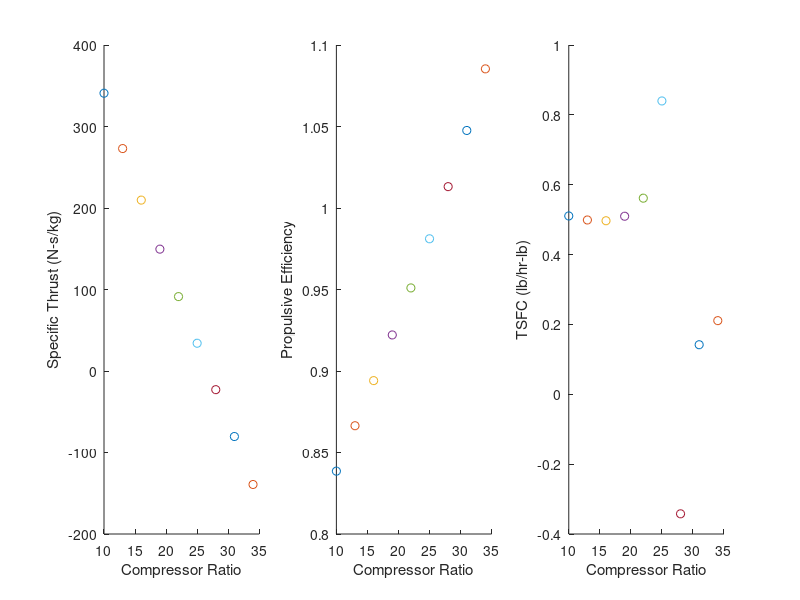

This figure's MATLAB source:
clc; clear all; close all;
M = 3;
pa = 17873.9% Pa
rhoa = 0.287407% kg/m3
Ta = 216.650% K
y = 1.4
R = 287; %j/kg-K
cp = y*R/(y-1);
sos = sqrt(1.4*pa/rhoa);
LHV = 43e6; %j/kg
FoA = 170.34/(18.5*32+18.5*3.76*28);
B = 32.22*pi()/180;
pr1 = (((y+1)/2)*M*M*(sin(B))^2)
pr2 = (1+((y-1)/2)*M*M*(sin(B))^2)
pr3 = (((2*y)/(y+1))*M*M*(sin(B))^2-(y-1)/(y+1))
p_ratio_wedge = ((pr1/pr2)^(y/(y-1)))*(1/pr3)^(1/(y-1))
ploss_wedge = pa-pa*p_ratio_wedge
p_wedge = pa*p_ratio_wedge

pr4 = (1+((y-1)/2)*M*M)
pr5 = y*M*M*(sin(B))^2-((y-1)/2)
pr6 = M*M*(cos(B))^2
pr7 = pr2
M2 = sqrt(pr4/pr5+pr6/pr7)


pn1 = (((y+1)/2)*M2*M2);
pn2 = (1+((y-1)/2)*M2*M2);
pn3 = (((2*y)/(y+1))*M2*M2-(y-1)/(y+1));
p_ratio_nozzel = ((pn1/pn2)^(y/(y-1)))*(1/pn3)^(1/(y-1))
p_loss_nozzel = p_wedge-p_wedge*p_ratio_nozzel

total_loss = p_loss_nozzel+ploss_wedge % 8.2254e+03 Pa
total_ratio = (pa-total_loss)/pa       %0.5398

%The angle of the wedge can be increased, to induce a larger oblique shock 
%and therfore a smaller normal shock pressure loss. Two small shocks are
%better at maintaining stagnation pressure than a single big normal shock, 
%therefore the case with the bigger oblique shock has less total losses. 

%%%%%% b %%%%%%
%scramjet
%Atmosphere
p0a = pa*(1+(y-1)*M*M/2)^(y/(y-1));
T0a = Ta*(1+(y-1)*M*M/2);

%Diffuser/intake
p01 = p0a-total_loss;

tratio1 = ((1+((y-1)/2)*M*M)/(1+((y-1)/2)*M2*M2))
tratio2 = (1+((y-1)/2)*M*M*sin(B)^2)*(((2*y)/(y-1))*M*M*sin(B)^2)/((((y+1)^2)/(2*(y-1)))*M*M*sin(B)^2)
T01 = tratio1*tratio2*Ta
%Combustor
T04 = 1700
p04 = p01

phi = (T04-T01)*cp/(FoA*LHV)
%nozzel
Ve_c = sqrt(2*(y/(y-1))*R*T04.*(1-(pa./p04).^((y-1)/y)));

V = sos*M;
Thrust = (Ve_c-V) %(specific)  595
TSFC = 3600*4.44*phi*FoA./Thrust    % 0.7895 lbm/hr-lbf


%%%%%% c %%%%%%
%turbojet

HP_comp_r = 10;
while HP_comp_r<35;
%Diffuser
p01 = p0a;
T01 = T0a;


%HP compressor

p03 = HP_comp_r*p01;
n_comp = 0.9;
T03 = T01*(1+(1/n_comp)*(HP_comp_r^((y-1)/y)-1));

%Combustor
LHV = 43e6; %j/kg
% C12H26 + 18.5 (O2 + 3.76N2) -> 12 CO2 + 13 H2O + 69.56 N2
FoA = 170.34/(18.5*32+18.5*3.76*28);% fuel to air ratio
p04 = p03;


T04 = 1700;
phi = (T04-T03)*cp/(FoA*LHV);
%HP turbine
n_turb = 0.95;
T05 = T04 - (T01/n_comp)*(((HP_comp_r)^((y-1)/y))-1);
p05 = p04*(1-(1/(n_comp*n_turb*T04))*T01*(((HP_comp_r)^((y-1)/y))-1))^(y/(y-1));


%nozzel
Ve_c_t = sqrt(2*(y/(y-1))*R*T05.*(1-(pa./p05).^((y-1)/y)));


sos = sqrt(1.4*pa/rhoa);
V = sos*M;
Thrust = (Ve_c_t-V);
TSFC = 3600*4.44*phi*FoA./Thrust;
Np = (2*V/Ve_c_t)/(1+V/Ve_c_t);


figure(1)
subplot(1,3,1)
scatter(HP_comp_r,Thrust); hold on
xlabel('Compressor Ratio')
ylabel('Specific Thrust (N-s/kg)')
subplot(1,3,2)
scatter(HP_comp_r,Np); hold on
ylabel('Propulsive Efficiency')
xlabel('Compressor Ratio')
subplot(1,3,3)
scatter(HP_comp_r,TSFC); hold on
ylabel('TSFC (lb/hr-lb)')
xlabel('Compressor Ratio')

HP_comp_r = HP_comp_r + 3;

end

% Since the turbojet doesnt have a very big advantage of fuel consumption
% but is a lot worse at specific thrust, it means a turbojet would have to
% be much bigger than a scramjet in order to produce the same thrust. With
% this being said, size and drag is very important at supersonic speeds and
% so the scram jet would appear to be the smarter choice.
